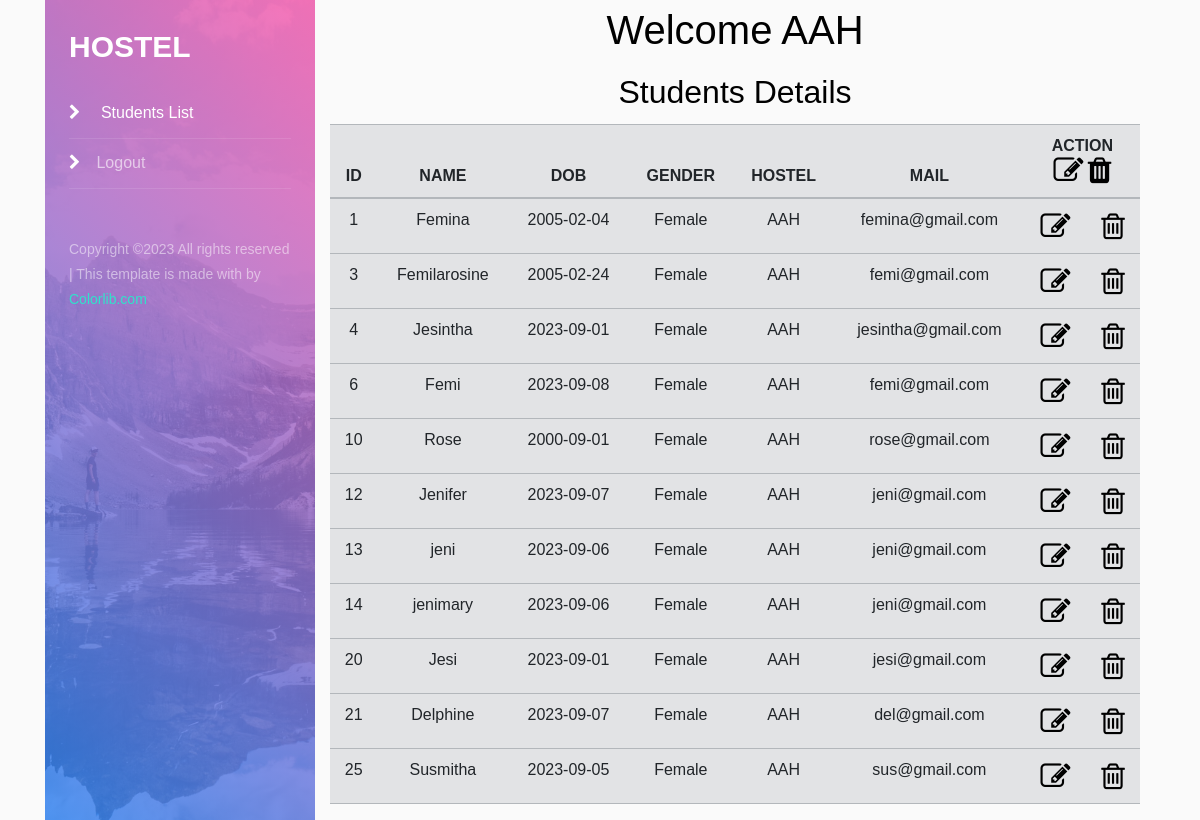
/hostel.php (signed in), run on the app's committed database.
### tables this page shows
CREATE TABLE `students` (
  `id` int(11) NOT NULL,
  `name` varchar(20) DEFAULT NULL,
  `birthday` date DEFAULT NULL,
  `gender` varchar(20) DEFAULT NULL,
  `hostel` varchar(25) DEFAULT NULL,
  `mail` varchar(25) DEFAULT NULL,
  `usertype` varchar(30) NOT NULL DEFAULT 'user'
);

### hostel.php (the view, shortened to what this page needs)
<html>
    <head>
    <link rel="stylesheet" href="https://cdnjs.cloudflare.com/ajax/libs/font-awesome/4.7.0/css/font-awesome.min.css">
    <link href="https://cdn.jsdelivr.net/npm/bootstrap@5.2.0-beta1/dist/css/bootstrap.min.css" rel="stylesheet"
>
        <link href="assets/css/style.css" rel="stylesheet">
    <?php
require_once "link.php";
?>
        <link rel="stylesheet" href="https://stackpath.bootstrapcdn.com/font-awesome/4.7.0/css/font-awesome.min.css">
        <link rel="stylesheet" href="side/css/style.css">
    </head>
    <body>
        <div class="container d-flex align-items-stretch">
            <nav id="sidebar" class="img" style="background-image: url(side/images/bg_1.jpg);">
                <div class="p-4">
                <h1><a href="index.html" class="logo"> HOSTEL</a></h1>
          <nav id="navbar" class="sidenav">
            <ul class="list-unstyled components mb-5">
              <li class="active">
                <a href="#"><span class="fa fa-chevron-right mr-3"></span> Students List</a>
              </li>
              <li>
                  <a class="nav-link" href="logout.php"><span class="fa fa-chevron-right mr-3"></span>Logout</a>
              </li>
            </ul>
        </nav>
            <div class="footer">
                <p>
                          Copyright &copy; All rights reserved | This template is made with  by <a href="https://colorlib.com" target="_blank">Colorlib.com</a>
                        </p>
            </div>
          </div>
        </nav>
<div class="container">
<header><h1 align="center">Welcome <?php print($_SESSION['name']);?></h1></header>
    <h2 align="center">Students Details</h2>
    <div class="row">
        <div class="col-sm-12">
  <table class='table table-secondary text-center'>
      <thead>
          <tr>
                    <th scope="col">ID</th>
                    <th scope="col">NAME</th>
                    <th scope="col">DOB</th>
                    <th scope="col">GENDER</th>
                    <th scope="col">HOSTEL</th>
                    <th scope="col">MAIL</th>
                    <th scope="col" colspan="2">ACTION<br>
                        <i class="fa fa-edit" style="font-size:30px;color:black"></i>
                    <i class="fa fa-trash" style="font-size:30px;color:black"></i></th>
          </tr>
      </thead>
</div>
</div>
</div>
      <?php
        require_once "conn.php";
        $hostel= $_SESSION['name'];
         $query = "SELECT id,name,birthday,gender,hostel,mail FROM `students` WHERE hostel='$hostel'";
           $result = $conn->query($query);
         while ($row = mysqli_fetch_array($result)) {
             ?>
             <tr>
             <td><?php echo $row["id"] ?></td>
                 <td><?php echo $row["name"] ?></td>
                 <td><?php echo $row["birthday"] ?></td>
                 <td><?php echo $row["gender"] ?></td>
                 <td><?php echo $row["hostel"] ?></td>
                 <td><?php echo $row["mail"] ?></td>
        <td><a href="hosteledit.php?id=<?php echo $row["id"]; ?>" data-toggle="tooltip" title="Edit"> <i class="fa fa-edit" style="font-size:30px;color:black"></i></a></td>
                        <td><a href="hosteldelete.php?id=<?php echo $row["id"]; ?>"  onclick="myFunction()" data-toggle="tooltip" title="Delete"><i class="fa fa-trash-o" style="font-size:30px;color:black"></i></a>
                        </td>
                </tr>
        <?php
         }
      ?>
     </div>
</body>
</html>

### assets/css/style.css (style rules this page uses)
body { background: #fff; color: #666666; font-family: "Open Sans", sans-serif; }
a { color: #2dc997; text-decoration: none; }
p { padding: 0; margin: 0 0 30px 0; }
h1, h2, h3, h4, h5, h6 { font-family: "Poppins", sans-serif; font-weight: 400; margin: 0 0 20px 0; padding: 0; }

### data on the page
students: id "1", name "Femina", birthday "2005-02-04", gender "Female", hostel "AAH", mail "femina@gmail.com"
students: id "3", name "Femilarosine", birthday "2005-02-24", gender "Female", hostel "AAH", mail "femi@gmail.com"
students: id "4", name "Jesintha", birthday "2023-09-01", gender "Female", hostel "AAH", mail "jesintha@gmail.com"
students: id "6", name "Femi", birthday "2023-09-08", gender "Female", hostel "AAH", mail "femi@gmail.com"
students: id "10", name "Rose", birthday "2000-09-01", gender "Female", hostel "AAH", mail "rose@gmail.com"
students: id "12", name "Jenifer", birthday "2023-09-07", gender "Female", hostel "AAH", mail "jeni@gmail.com"
students: id "13", name "jeni", birthday "2023-09-06", gender "Female", hostel "AAH", mail "jeni@gmail.com"
students: id "14", name "jenimary", birthday "2023-09-06", gender "Female", hostel "AAH", mail "jeni@gmail.com"
students: id "20", name "Jesi", birthday "2023-09-01", gender "Female", hostel "AAH", mail "jesi@gmail.com"
students: id "21", name "Delphine", birthday "2023-09-07", gender "Female", hostel "AAH", mail "del@gmail.com"
students: id "25", name "Susmitha", birthday "2023-09-05", gender "Female", hostel "AAH", mail "sus@gmail.com"

### other printed values
$_SESSION['name'] "AAH"
